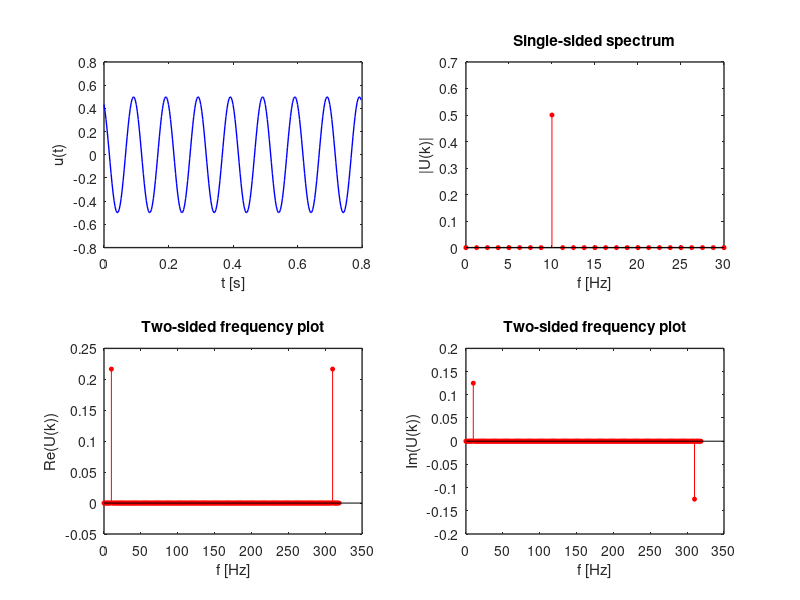

This chart was generated by the following MATLAB code: (Note: this script raises an error after producing the figure.)
clear all; close all;
% Basic example of Fourier transform of sine function
fig_width = 14; fig_height = 6; 
%%%%%%%%%%%%%%%%%%%%%%%%%%%%%%%%%%%%%%%%%%%%%%%%%%%%%%%%%
%% Example 1 - cosine - method without fftshift
%%%%%%%%%%%%%%%%%%%%%%%%%%%%%%%%%%%%%%%%%%%%%%%%%%%%%%%%%
A = 0.5;                            %amplitude of the cosine wave
fc=10;                              %frequency of the cosine wave [Hz]
phase=30;                         %desired phase shift of the cosine in degrees
fs=32*fc;                           %sampling frequency with oversampling factor 32
dt = 1/fs;                          % sampling interval [s]
N=256;                              % number of points in FFT, also number of sampling points
tstart = 0;                          % initial time point [s]
j=1:N;                                 % sample index
t=tstart+(j-1)*dt;                % time vector, 0.77 seconds duration
phi = phase*pi/180;             %convert phase shift in degrees in radians
u=A*cos(2*pi*fc*t+phi);     %time domain signal with phase shift
% Fourier transform
U = 1/N*fft(u,N);     %N-point complex DFT
% amplitude spectrum
df=fs/N;                            %frequency resolution
sampleIndex = j;                  %non-ordered index for FFT plot
f=(sampleIndex-1)*df;          %x-axis index converted to frequencies
% Results in two-sided frequency plot which is symmetric with respect to frequency f(N/2+1) instead of 0
%%%%%%%%%%%%%%%%%%%%%%%%%%%%%%%%%%%%%%%%%%%%%%%%%%%%%%%%%
% Example 1 - plotting results
%%%%%%%%%%%%%%%%%%%%%%%%%%%%%%%%%%%%%%%%%%%%%%%%%%%%%%%%%
figure; subplot(2,2,1);
plot(t,u,'Color',[0,0,1],'linewidth',1); %plot the signal
xlabel('t [s]','Fontsize',11);
ylabel('u(t)','Fontsize',11);
set(gca,'Fontsize',10,'linewidth',1);
%%%%%%%%%%%%%%%%%%%%%%%%%%%%%%%%%%%%%%%%%%%%%%%%%%%%%%%%%
% magnitude
subplot(2,2,2);stem(f(1:N/2+1),2*abs(U(1:N/2+1)),'r','filled','MarkerSize',3); %magnitudes vs frequencies 
% (only half of the spectrum)
xlabel('f [Hz]','Fontsize',11); ylabel('|U(k)|','Fontsize',11);
title('Single-sided spectrum');
xlim([0 30]);
set(gca,'Fontsize',10,'linewidth',1);
%%%%%%%%%%%%%%%%%%%%%%%%%%%%%%%%%%%%%%%%%%%%%%%%%%%%%%%%%
% real
subplot(2,2,3);stem(f,real(U),'r','filled','MarkerSize',3); %Real vs frequencies
xlabel('f [Hz]','Fontsize',11); ylabel('Re(U(k))','Fontsize',11);
title('Two-sided frequency plot','Fontsize',11);
%xlim([-30 30]);
set(gca,'Fontsize',10,'linewidth',1);
%%%%%%%%%%%%%%%%%%%%%%%%%%%%%%%%%%%%%%%%%%%%%%%%%%%%%%%%%
% imag
subplot(2,2,4);stem(f,imag(U),'r','filled','MarkerSize',3); %Real vs frequencies
xlabel('f [Hz]','Fontsize',11); ylabel('Im(U(k))','Fontsize',11);
title('Two-sided frequency plot','Fontsize',11);
%xlim([-30 30]);
set(gca,'Fontsize',10,'linewidth',1);
%%%%%%%%%%%%%%%%%%%%%%%%%%%%%%%%%%%%%%%%%%%%%%%%%%%%%%%%%
fig = gcf;
set(fig,'Color','w');
set(fig, 'Units','centimeters', 'Position',[10 10 fig_width fig_height]); 
fig.PaperPositionMode   = 'auto';
%%%%%%%%%%%%%%%%%%%%%%%%%%%%%%%%%%%%%%%%%%%%%%%%%%%%%%%%%
return;
%% Example 2 - cosine - method with fftshift
%%%%%%%%%%%%%%%%%%%%%%%%%%%%%%%%%%%%%%%%%%%%%%%%%%%%%%%%%
clear all;
A = 0.5;                            %amplitude of the cosine wave
fc=10;                              %frequency of the cosine wave [Hz]
phase=30;                         %desired phase shift of the cosine in degrees
fs=32*fc;                           %sampling frequency with oversampling factor 32
t=0:1/fs:2-1/fs;                  %time vector, 2 seconds duration
phi = phase*pi/180;             %convert phase shift in degrees in radians
u=A*cos(2*pi*fc*t+phi);     %time domain signal with phase shift (640 samples)
% Fourier transform
N=256; %N=2^nextpow2(length(u)); %number of points in FFT
U = 1/N*fftshift(fft(u,N));     %N-point complex DFT
% amplitude spectrum
df=fs/N;                            %frequency resolution
sampleIndex = -N/2:N/2-1;   %ordered index for FFT plot
f=sampleIndex*df;               %x-axis index converted to ordered frequencies
%%%%%%%%%%%%%%%%%%%%%%%%%%%%%%%%%%%%%%%%%%%%%%%%%%%%%%%%%
% Example 2 - plotting results
%%%%%%%%%%%%%%%%%%%%%%%%%%%%%%%%%%%%%%%%%%%%%%%%%%%%%%%%%
figure; subplot(2,2,1);
plot(t,u,'Color',[0,0,1],'linewidth',1); %plot the signal
xlabel('t [s]','Fontsize',11);
ylabel('u(t)','Fontsize',11);
set(gca,'Fontsize',10,'linewidth',1);
%%%%%%%%%%%%%%%%%%%%%%%%%%%%%%%%%%%%%%%%%%%%%%%%%%%%%%%%%
% magnitude
subplot(2,2,2);stem(f,abs(U),'r','filled','MarkerSize',3); %magnitudes vs frequencies
xlabel('f [Hz]','Fontsize',11); ylabel('|U(k)|','Fontsize',11);
xlim([-30 30]);
set(gca,'Fontsize',10,'linewidth',1);
%%%%%%%%%%%%%%%%%%%%%%%%%%%%%%%%%%%%%%%%%%%%%%%%%%%%%%%%%
% real
subplot(2,2,3);stem(f,real(U),'r','filled','MarkerSize',3); %Real vs frequencies
xlabel('f [Hz]','Fontsize',11); ylabel('Re(U(k))','Fontsize',11);
xlim([-30 30]);
set(gca,'Fontsize',10,'linewidth',1);
%%%%%%%%%%%%%%%%%%%%%%%%%%%%%%%%%%%%%%%%%%%%%%%%%%%%%%%%%
% imag
subplot(2,2,4);stem(f,imag(U),'r','filled','MarkerSize',3); %Real vs frequencies
xlabel('f [Hz]','Fontsize',11); ylabel('Im(U(k))','Fontsize',11);
xlim([-30 30]);
set(gca,'Fontsize',10,'linewidth',1);
%%%%%%%%%%%%%%%%%%%%%%%%%%%%%%%%%%%%%%%%%%%%%%%%%%%%%%%%%
fig = gcf;set(fig,'Color','w');
set(fig, 'Units','centimeters', 'Position',[10 10 fig_width fig_height]); 
fig.PaperPositionMode   = 'auto';
%%%%%%%%%%%%%%%%%%%%%%%%%%%%%%%%%%%%%%%%%%%%%%%%%%%%%%%%%
%% Example 3 - Extract phase of frequency components (phase spectrum)
%%%%%%%%%%%%%%%%%%%%%%%%%%%%%%%%%%%%%%%%%%%%%%%%%%%%%%%%%
% atan function computes the inverse tangent over two quadrants only, 
% i.e, it will return values only in the [-pi/2 , pi/2]  interval. 
% atan2 is the four quadrant arctangent i.e, it will return values in the [-pi , pi]  interval. 
phase=atan2(imag(U),real(U))*180/pi; %phase information from definition
figure;plot(f,phase); %phase vs frequencies
xlabel('f [Hz]','Fontsize',11); ylabel({'\phi'},'Fontsize',11);
xlim([-160,160]);
fig = gcf;set(fig,'Color','w');
% The phase spectrum is completely noisy. Unexpected !!!. 
% The phase spectrum is noisy due to fact that the inverse tangents are computed from the ratio 
% of imaginary part to real part of the FFT result. Even a small floating rounding off error will amplify the result 
% and manifest incorrectly as useful phase information.

% To understand, print the first few samples from the FFT result and observe that they are not absolute zeros 
% (they are very small numbers in the order 10^{-16}. Computing inverse tangent will result in incorrect results.
% real(U(1:4)) >> 1.0e-16 * [-0.7286   -0.3637   -0.4809   -0.3602]
% imag(U(1:4)) >> 1.0e-16 *[0   -0.2501   -0.1579   -0.5579]
% U(1:4) >> 1.0e-16 *-0.7286 + 0.0000i  -0.3637 - 0.2501i  -0.4809 - 0.1579i-0.3602 - 0.5579i

% The solution is to define a tolerance threshold and ignore all the computed phase values that are below the threshold.

U2=U;%store the FFT results in another array
%detect noise (very small numbers (eps)) and ignore them
threshold = max(abs(U))/10000; %tolerance threshold
U2(abs(U)<threshold) = 0; %maskout values that are below the threshold
phase=atan2(imag(U2),real(U2))*180/pi; %phase information
figure;stem(f,phase,'r','filled','MarkerSize',3); %phase vs frequencies
xlabel('f [Hz]','Fontsize',11); ylabel({'\phi'},'Fontsize',11);
xlim([-160,160]);
fig = gcf;set(fig,'Color','w');
% The phase spectrum has correctly registered the 30deg phase shift at the frequency f=10 Hz. 
% The phase spectrum is anti-symmetric (\phi=-30deg  at f=-10 Hz ), which is expected for real-valued signals.
%%%%%%%%%%%%%%%%%%%%%%%%%%%%%%%%%%%%%%%%%%%%%%%%%%%%%%%%%
%% Example 4 - Reconstruct the time domain signal from the frequency domain samples
% Inverse Fourier transform
%%%%%%%%%%%%%%%%%%%%%%%%%%%%%%%%%%%%%%%%%%%%%%%%%%%%%%%%%
u_recon = N*ifft(ifftshift(U),N); %reconstructed signal
t =[0:1:length(u_recon)-1]/fs; %recompute time index 
figure; plot(t,u_recon,'Color',[0,0,1],'linewidth',1);%reconstructed signal
xlabel('t [s]','Fontsize',11);
ylabel('u(t)','Fontsize',11);
title('Reconstructed signal');
set(gca,'Fontsize',10,'linewidth',1);
fig = gcf;set(fig,'Color','w');
set(fig, 'Units','centimeters', 'Position',[10 10 fig_width fig_height]); 
fig.PaperPositionMode   = 'auto';
% The reconstructed signal has preserved the same initial phase shift and the frequency of the original signal. 
% Note: The length of the reconstructed signal is only 256 sample long (~ 0.8 seconds duration).
% This is because the size of FFT is considered as N=256. 
% Better to use N=2^nextpow2(length(u)); It assures tha all samples of signal u are utilized.
% If N> length(u), transformed signal is zero-padded